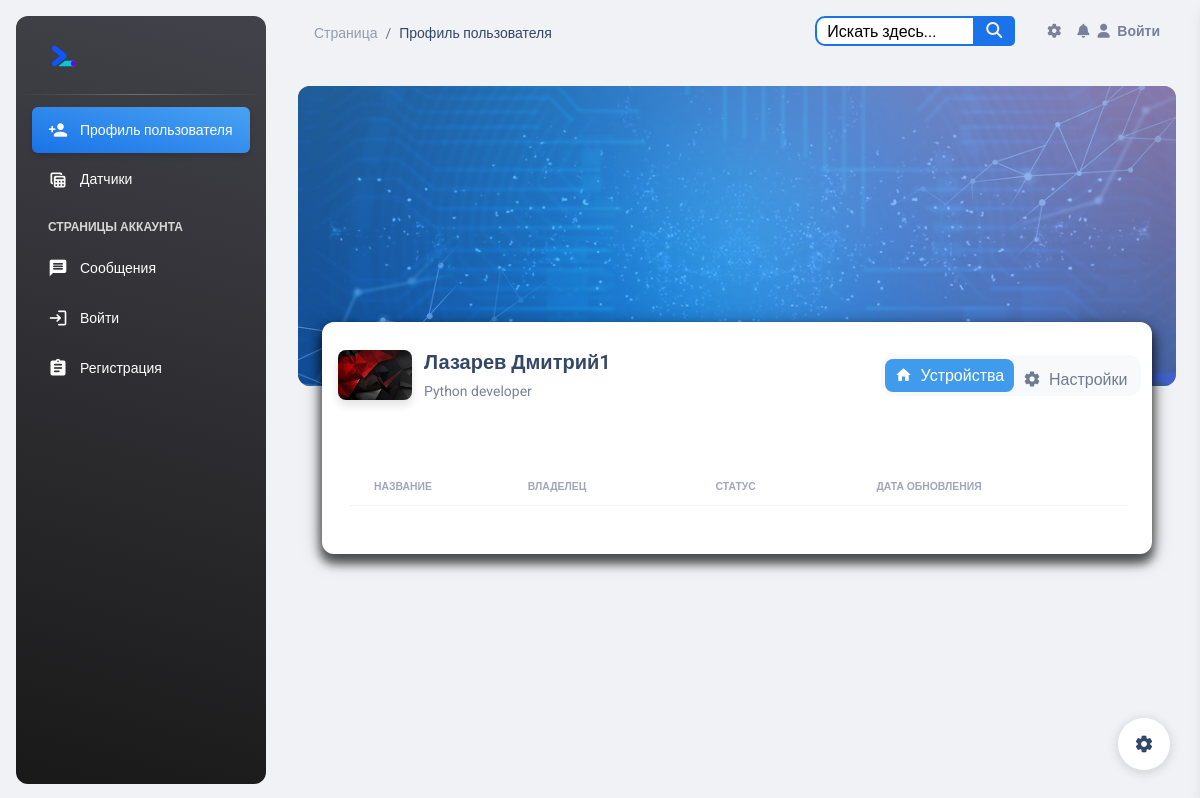
/profiles/lazarev/, run on an earlier commit of the app's database.
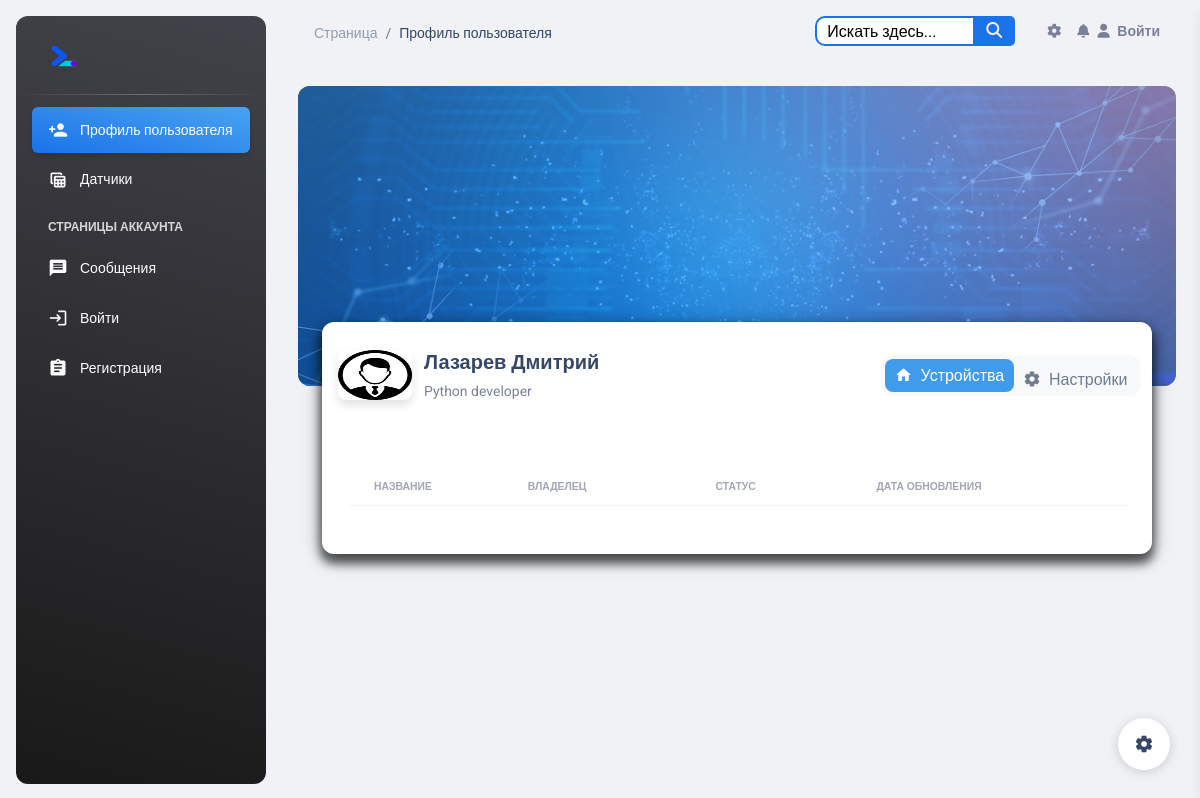
And on a later commit of the database.
### account/models.py (models this page shows, shortened)
class Profile(models.Model):
    id = models.AutoField(primary_key=True)
    user = models.OneToOneField(User, verbose_name="Пользователь", on_delete=models.CASCADE)
    name = models.CharField(max_length=25, verbose_name="Имя", blank=True)
    surnames = models.CharField(max_length=25, verbose_name="Фамилия", blank=True)
    sensor = models.ManyToManyField(Sensor, verbose_name="Датчик", blank=True)
    work_phone = models.CharField(null=True, verbose_name="Рабочий телефон", blank=True, max_length=20)
    email = models.EmailField(max_length=40, verbose_name="Электронная почта", blank=True)
    photo = models.ImageField(upload_to='users/%Y/%m/%d', blank=True, verbose_name="Фото",
                              default='../static/img/default.png')
    slug = models.SlugField("URL", max_length=50, blank=True)
    last_activity = models.DateTimeField(verbose_name="Последняя активность", default=timezone.now)
    class Meta:
        verbose_name = 'Профиль'
        verbose_name_plural = 'Профиля'

### profiles/views.py (the view)
# urls.py: path('<slug:slug>/', views.ProfileDetailView.as_view(), name='profile_detail'),
class ProfileDetailView(DetailView):
    model = Profile
    template_name = 'profile/profile_detail.html'
    context_object_name = 'profile'
    slug_field = 'slug'

### templates/profile/profile_detail.html (shortened to what the changed rows need)
{% include 'base.html' %}
{% load static %}
<body class="g-sidenav-show bg-gray-200">
<div class="main-content position-relative max-height-vh-100 h-100">
    <div class="container-fluid px-2 px-md-4">
        <div class="card card-body mx-3 mx-md-4 mt-n6">
            <div class="row gx-4 mb-2">
                <div class="col-auto">
                    <div class="avatar avatar-xl position-relative">
                    <img src="{{ profile.photo.url }}" alt="profile_image"
                         class="w-100 border-radius-lg shadow-sm" height="50">
                </div>
                </div>
                <div class="col-auto my-auto">
                    <div class="h-100">
                        <h5 class="mb-1">
                            {{ profile.surnames }} {{ profile.name }}
                        </h5>
                        <p class="mb-0 font-weight-normal text-sm">
                            Python developer
                        </p>
                    </div>
                </div>
            </div>
            <div>
                <div>
                    <div class="tabs-panel active" data-index="0">
                        <div class="container-fluid py-4">
                            <div class="row">
                                <div>
                                    <div class="card-body px-0 pb-2">
                                        <div class="table-responsive p-0">
                                            <table class="table align-items-center mb-0">
                                                <thead>
                                                <tr>
                                                    <th class="text-uppercase text-secondary text-xxs font-weight-bolder opacity-7">
                                                        Название
                                                    </th>
                                                    <th class="text-uppercase text-secondary text-xxs font-weight-bolder opacity-7 ps-2">
                                                        Владелец
                                                    </th>
                                                    <th class="text-center text-uppercase text-secondary text-xxs font-weight-bolder opacity-7">
                                                        Статус
                                                    </th>
                                                    <th class="text-center text-uppercase text-secondary text-xxs font-weight-bolder opacity-7">
                                                        Дата обновления
                                                    </th>
                                                    <th class="text-secondary opacity-7"></th>
                                                </tr>
                                                </thead>
                                            </table>
                                        </div>
                                    </div>
                                </div>
                            </div>
                        </div>
                    </div>
                </div>
            </div>
        </div>
    </div>
</div>
</body>

What changed in the data, as far as the page shows it:
changed Profile "Лазарев": photo: picture removed, a placeholder shows; name "Дмитрий1" → "Дмитрий"
